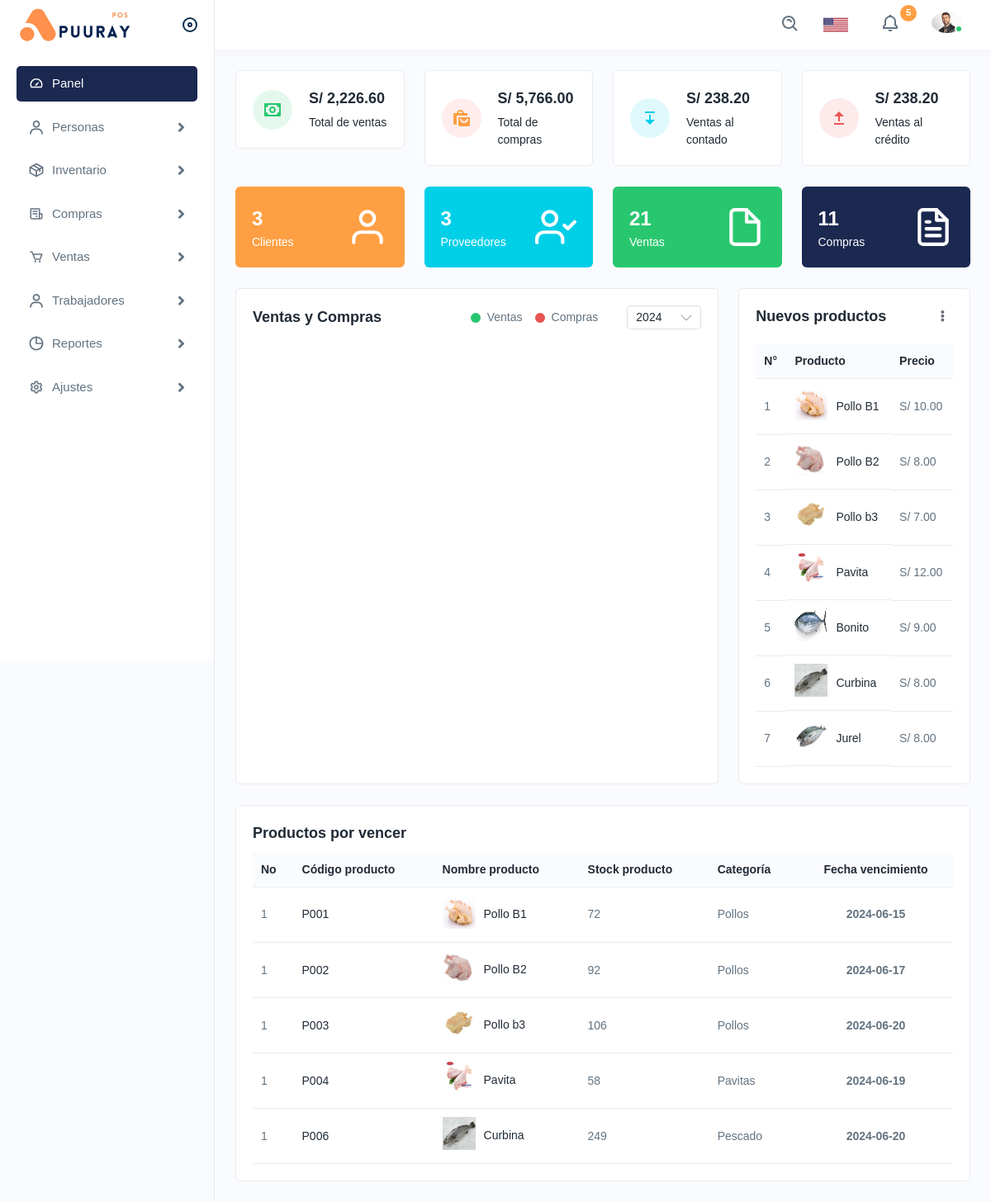
Screenshot of /inicio (signed in) with the database file from the repository.
### tables this page shows
CREATE TABLE `productos` (
  `id_producto` int(11) NOT NULL,
  `id_categoria` int(11) NOT NULL,
  `codigo_producto` varchar(50) NOT NULL,
  `nombre_producto` varchar(100) NOT NULL,
  `precio_producto` decimal(11,2) NOT NULL,
  `stock_producto` int(11) NOT NULL,
  `fecha_vencimiento` date DEFAULT NULL,
  `descripcion_producto` text DEFAULT NULL,
  `imagen_producto` varchar(100) DEFAULT NULL,
  `estado_producto` int(11) DEFAULT 1,
  `fecha_producto` datetime DEFAULT current_timestamp()
);

CREATE TABLE `categorias` (
  `id_categoria` int(11) NOT NULL,
  `nombre_categoria` varchar(100) NOT NULL,
  `descripcion` text DEFAULT NULL,
  `fecha` datetime DEFAULT current_timestamp()
);

### vistas/modulos/inicio.php (the view, shortened to what the rows shown need)
<div class="page-wrapper">
    <div class="content">
        <div class="row">
            <div class="col-lg-4 col-sm-12 col-12 d-flex">
                <div class="card flex-fill">
                    <div class="card-body">
                        <div class="table-responsive dataview">
                            <table class="table datatable ">
                                <thead>
                                    <tr>
                                        <th>N°</th>
                                        <th>Producto</th>
                                        <th>Precio</th>
                                    </tr>
                                </thead>
                                <tbody>
                                    <?php
                                    $item = null;
                                    $valor = null;
                                    $productosNuevos = ControladorProducto::ctrMostrarProductosNuevos($item, $valor);
                                    $contador = 1;
                                    foreach ($productosNuevos as $producto) {
                                    ?>
                                        <tr>
                                            <td><?php echo $contador ?></td>
                                            <td class="productimgname">
                                                <a href="productlist.html" class="product-img">
                                                    <img src="<?php echo substr($producto["imagen_producto"], 3); ?>" alt="product">
                                                </a>
                                                <a href="productlist.html"><?php echo $producto["nombre_producto"] ?></a>
                                            </td>
                                            <td>S/ <?php echo $producto["precio_producto"] ?></td>
                                        </tr>
                                    <?php
                                        $contador++;
                                    }
                                    ?>
                                </tbody>
                            </table>
                        </div>
                    </div>
                </div>
            </div>
        </div>
        <div class="card mb-0">
            <div class="card-body">
                <div class="table-responsive dataview">
                    <table class="table datatable ">
                        <thead>
                            <tr>
                                <th>No</th>
                                <th>Código producto</th>
                                <th>Nombre producto</th>
                                <th>Stock producto</th>
                                <th>Categoría</th>
                                <th class="text-center">Fecha vencimiento</th>
                            </tr>
                        </thead>
                        <tbody>
                            <?php
                            $item = null;
                            $valor = null;
                            $productosPorVencer = ControladorProducto::ctrMostrarProductosFechaVencimientos($item, $valor);
                            $contador = 1;
                            foreach ($productosPorVencer as $producto) {
                            ?>
                                <tr>
                                    <td><?php echo $contador ?></td>
                                    <td><a href="javascript:void(0);"><?php echo $producto["codigo_producto"] ?></a></td>
                                    <td class="productimgname">
                                        <a class="product-img" href="productlist.html">
                                            <img src="<?php echo substr($producto["imagen_producto"], 3); ?>" alt="product">
                                        </a>
                                        <a href="productlist.html"><?php echo $producto["nombre_producto"] ?></a>
                                    </td>
                                    <td><?php echo $producto["stock_producto"] ?></td>
                                    <td><?php echo $producto["nombre_categoria"] ?></td>
                                    <td class="text-center fw-bold"><?php echo $producto["fecha_vencimiento"] ?></td>
                                </tr>
                            <?php
                            }
                            ?>
                        </tbody>
                    </table>
                </div>
            </div>
        </div>
    </div>
</div>

### rows the page displays
productos: imagen_producto (picture), nombre_producto "Pollo B1", precio_producto "10.00", contador "1", codigo_producto "P001", stock_producto "72", id_categoria.nombre_categoria "Pollos", fecha_vencimiento "2024-06-15"
productos: imagen_producto (picture), nombre_producto "Pollo B2", precio_producto "8.00", contador "1", codigo_producto "P002", stock_producto "92", id_categoria.nombre_categoria "Pollos", fecha_vencimiento "2024-06-17"
productos: imagen_producto (picture), nombre_producto "Pollo b3", precio_producto "7.00", contador "1", codigo_producto "P003", stock_producto "106", id_categoria.nombre_categoria "Pollos", fecha_vencimiento "2024-06-20"
productos: imagen_producto (picture), nombre_producto "Pavita", precio_producto "12.00", contador "1", codigo_producto "P004", stock_producto "58", id_categoria.nombre_categoria "Pavitas", fecha_vencimiento "2024-06-19"
productos: imagen_producto (picture), nombre_producto "Bonito", precio_producto "9.00"
productos: imagen_producto (picture), nombre_producto "Curbina", precio_producto "8.00", contador "1", codigo_producto "P006", stock_producto "249", id_categoria.nombre_categoria "Pescado", fecha_vencimiento "2024-06-20"
productos: imagen_producto (picture), nombre_producto "Jurel", precio_producto "8.00"

### other values shown
$totalProductosVencer "5"
$precioFormateado "2,226.60"
$precioFormateadoCompra "5,766.00"
$sumaTotalVentaContado "238.20"
$precioFormateadoCredito "238.20"
$totalClientes "3"
$totalProveedores "3"
$totalVentasCantidad "21"
$totalComprasCantidad "11"
